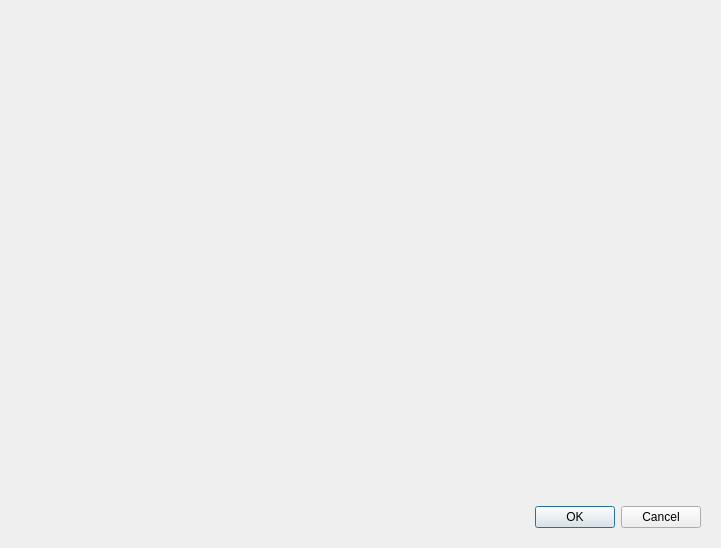
<?xml version="1.0" encoding="UTF-8"?>
<ui version="4.0">
 <class>LoggerDialog</class>
 <widget class="QDialog" name="LoggerDialog">
  <property name="geometry">
   <rect>
    <x>0</x>
    <y>0</y>
    <width>721</width>
    <height>548</height>
   </rect>
  </property>
  <property name="windowTitle">
   <string>Dialog</string>
  </property>
  <layout class="QHBoxLayout" name="horizontalLayout">
   <property name="sizeConstraint">
    <enum>QLayout::SetMinimumSize</enum>
   </property>
   <item>
    <widget class="QWidget" name="widget" native="true">
     <property name="sizePolicy">
      <sizepolicy hsizetype="Minimum" vsizetype="Minimum">
       <horstretch>0</horstretch>
       <verstretch>0</verstretch>
      </sizepolicy>
     </property>
     <layout class="QVBoxLayout" name="verticalLayout">
      <property name="sizeConstraint">
       <enum>QLayout::SetMinimumSize</enum>
      </property>
      <item>
       <widget class="DatabaseViewWidget" name="widget_2" native="true">
        <property name="sizePolicy">
         <sizepolicy hsizetype="Maximum" vsizetype="Minimum">
          <horstretch>0</horstretch>
          <verstretch>0</verstretch>
         </sizepolicy>
        </property>
       </widget>
      </item>
      <item>
       <widget class="QDialogButtonBox" name="buttonBox">
        <property name="orientation">
         <enum>Qt::Horizontal</enum>
        </property>
        <property name="standardButtons">
         <set>QDialogButtonBox::Cancel|QDialogButtonBox::Ok</set>
        </property>
       </widget>
      </item>
     </layout>
    </widget>
   </item>
  </layout>
 </widget>
 <customwidgets>
  <customwidget>
   <class>DatabaseViewWidget</class>
   <extends>QWidget</extends>
   <header>handlers/logger/databaseviewwidget.h</header>
   <container>1</container>
  </customwidget>
 </customwidgets>
 <resources/>
 <connections>
  <connection>
   <sender>buttonBox</sender>
   <signal>accepted()</signal>
   <receiver>LoggerDialog</receiver>
   <slot>accept()</slot>
   <hints>
    <hint type="sourcelabel">
     <x>248</x>
     <y>254</y>
    </hint>
    <hint type="destinationlabel">
     <x>157</x>
     <y>274</y>
    </hint>
   </hints>
  </connection>
  <connection>
   <sender>buttonBox</sender>
   <signal>rejected()</signal>
   <receiver>LoggerDialog</receiver>
   <slot>reject()</slot>
   <hints>
    <hint type="sourcelabel">
     <x>316</x>
     <y>260</y>
    </hint>
    <hint type="destinationlabel">
     <x>286</x>
     <y>274</y>
    </hint>
   </hints>
  </connection>
 </connections>
</ui>
